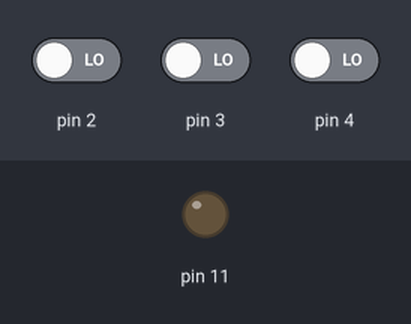
This sketch was run on a simulated Arduino Uno, built with avr-gcc and run on an emulated ATmega328P. Shown: output pins drawn as LEDs (lit = HIGH). The test bench sets the inputs (shaded band); at power-on: pin 3 LOW, pin 4 LOW, pin 2 LOW.

Above: at 1.2 s.
1.3 s: pin 3 driven HIGH
At 2.5 s:
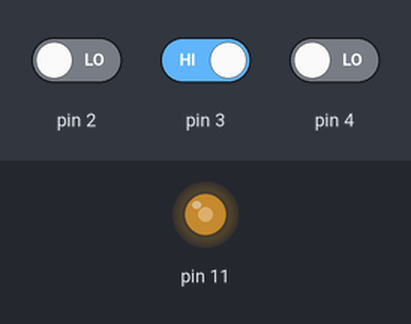
2.8 s: pin 4 driven HIGH
At 3.7 s:
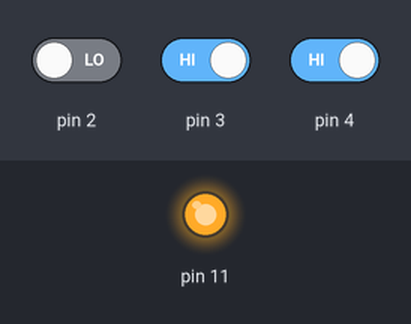
Timing chart, 0 to 2.9 s (numbered marks = the images above; inputs shaded):
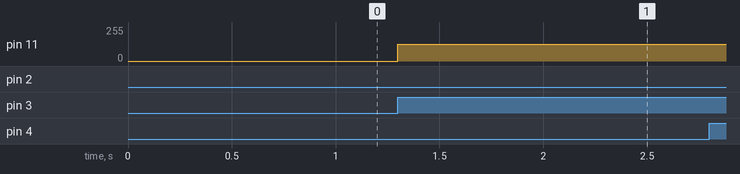

Measured:
- after the input at 1.3 s, pin 11: 0/255 → 127/255 at once

The sketch:

briteness4.ino
```cpp
void setup() {
  // put your setup code here, to run once:
  pinMode(11, OUTPUT);
}

void loop() {
  // put your main code here, to run repeatedly:
  int btn1 = digitalRead(2);
  int btn2 = digitalRead(3);
  int btn3 = digitalRead(4);
  // 1. btn1 =1 -> 11번 analogWrite를 0 만큼 출력
  // 2. btn2 = 1 -> analogWrite를 127만큼 출력

  if (btn1 == 1) {
    analogWrite(11, 0);
  }
  if (btn2 == 1) {
    analogWrite(11, 127);
  }
  if (btn3 == 1) {
    analogWrite(11, 255);
  }


  /*for(int i = 0; i<255; i++){
    analogWrite(11,i);
    delay(10);*/
}
```
